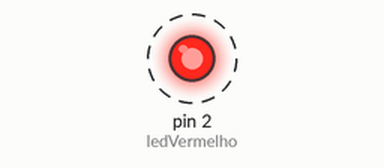
The sketch below on a simulated Arduino Uno, built with avr-gcc and run on an emulated ATmega328P. On the bench: output pins drawn as LEDs (lit = HIGH). Dashed ring = blinking. What the sketch prints to the serial monitor is not drawn.

Above: at 0.5 s.
Timing chart, 0 to 3.5 s (numbered marks = the images above):
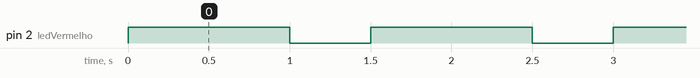

The sketch:

sketch_feb08a.ino
```cpp
#define PORT_NUMBER 2
#define UM_SEGUNDO 1000
#define MEIO_SEGUNDO 500

int ledVermelho = PORT_NUMBER; // var de escopo global

void setup() {
  // put your setup code here, to run once:
  Serial.begin(9600);
  pinMode(ledVermelho, OUTPUT); // O pinMode recebe dois parâmetros, o primeiro é o número da porta e o segundo é o modus, de entrada ou saída.
}

void loop() {
  // put your main code here, to run repeatedly:
  Serial.println(ledVermelho);
  piscaLed(ledVermelho);
}

void piscaLed(int num_Port){
    digitalWrite(num_Port,HIGH); // Ela recebe como primeiro parâmetro a porta que queremos escrever e como segundo os valores 0 (LOW) ou 1 (HIGH). Zero indica que não estamos emitindo sinal algum, o valor um indica que estamos emitindo um sinal.
    delay(UM_SEGUNDO);
    digitalWrite(num_Port,LOW);
    delay(MEIO_SEGUNDO);
}
```

Measured:
- by itself, pin 2 (ledVermelho): alternates HIGH for 1.0 s and LOW for 0.50 s
